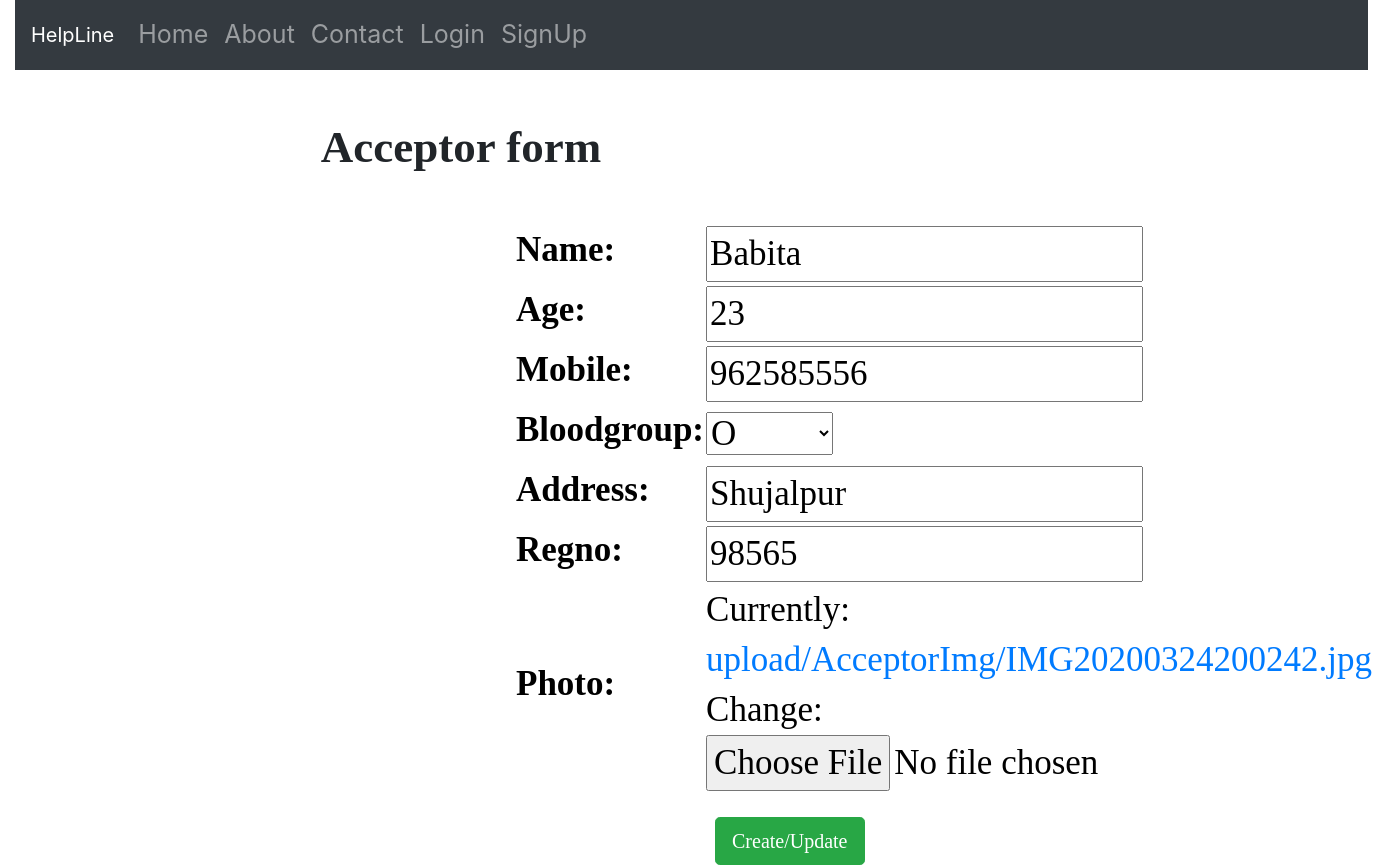
The app's page /acceptorupdateurl/18 with its own data.
### app1/models.py (models this page shows)
class Acceptor(models.Model):
    blood_group=(('A','A'),('B','B'),('AB','AB'),('O','O'))
    name=models.CharField(max_length=225)
    age=models.IntegerField()
    mobile=models.IntegerField()
    bloodgroup=models.CharField(max_length=2,choices=blood_group)
    address=models.CharField(max_length=225)
    regno = models.IntegerField()
    photo=models.ImageField(upload_to='upload/AcceptorImg/')

### app1/views.py (the view, shortened to what this page needs)
# urls.py: path('acceptorupdateurl/<pk>',views.UpdateAcceptor.as_view()),
class UpdateAcceptor(UpdateView):
    model=Acceptor
    fields='__all__'

### templates/app1/acceptor_form.html (shortened to what this page needs)
{%extends 'app1/index.html'%}
{%load static%}
{%block content%}
<div class="container-fluid">
  <div class="row">
    <div class="col-8">
      <h1>Acceptor form</h1>
      <form class=""  method="post" enctype="multipart/form-data" style="font-size:25px;">
        <table>
          {{form}}
        </table>
      <button type="submit" name="button" class="btn btn-success btn-lg">Create/Update</button>
      </form>
    </div>
    <div class="col-4">
    </div>
  </div>
{%endblock%}

### templates/app1/acceptor_form.html (style rules this page uses)
table { color:black; font-size:35px; font-family:Monotype Corsiva; margin-top:50px; margin-left:500px; font-height:3px; line-height:50px;. font-weight:bold; }
h1 { text-align:center; font-size:45px; font-weight:bold; font-family:Monotype Corsiva; margin-top:50px; }
button { margin-left:700px; margin-top:25px; padding:5px; font-family:Monotype Corsiva; font-size:35px; }

### records on screen
Acceptor: name "Babita", age "23", mobile "962585556", bloodgroup "O", address "Shujalpur", regno "98565"
